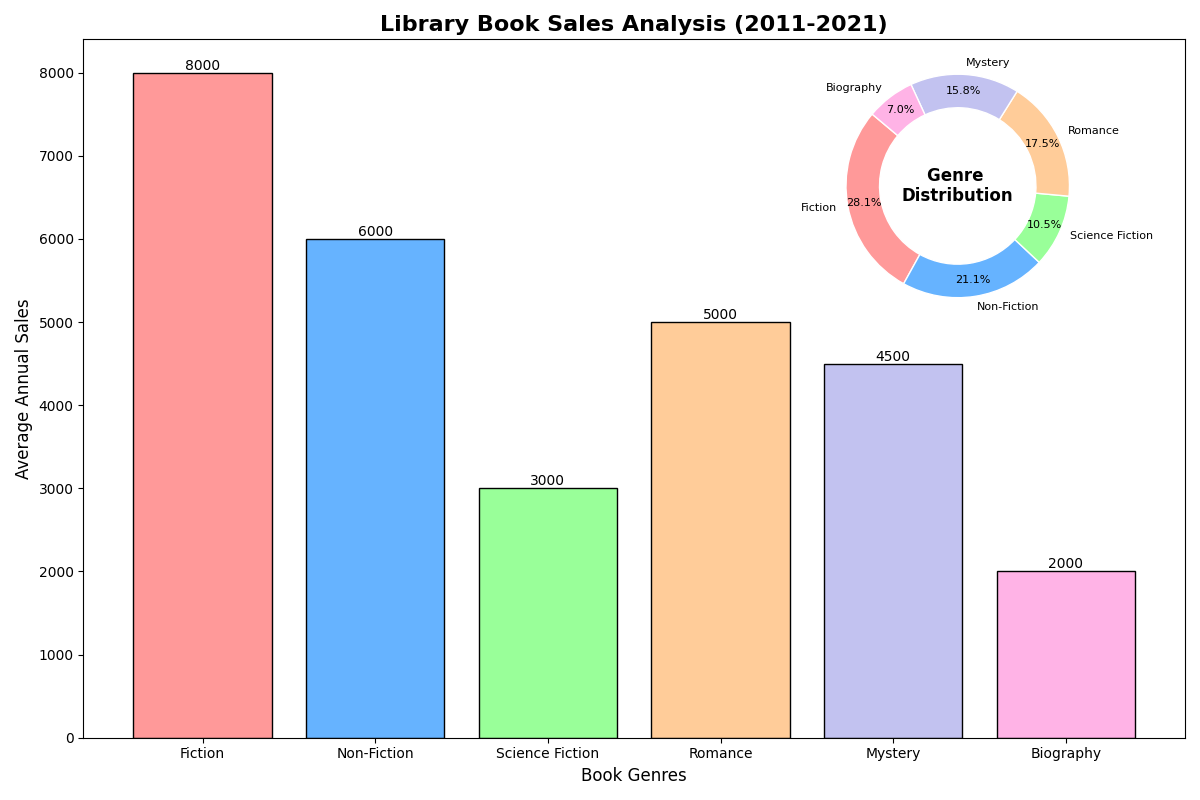

This chart was generated by the following Python code:
import matplotlib.pyplot as plt
import numpy as np
from mpl_toolkits.axes_grid1.inset_locator import inset_axes

# Data
genres = ['Fiction', 'Non-Fiction', 'Science Fiction', 'Romance', 'Mystery', 'Biography']
average_annual_sales = np.array([8000, 6000, 3000, 5000, 4500, 2000])
total_sales = np.sum(average_annual_sales)
percentage_sales = (average_annual_sales / total_sales) * 100

# Colors for genres
colors = ['#ff9999','#66b3ff','#99ff99','#ffcc99','#c2c2f0', '#ffb3e6']

# Create a figure with bar chart
fig, ax = plt.subplots(figsize=(12, 8))

# Bar Chart
bars = ax.bar(genres, average_annual_sales, color=colors, edgecolor='black')

# Title and Labels
ax.set_title('Library Book Sales Analysis (2011-2021)', fontsize=16, fontweight='bold')
ax.set_xlabel('Book Genres', fontsize=12)
ax.set_ylabel('Average Annual Sales', fontsize=12)

# Display sales values on top of the bars
for bar, sales in zip(bars, average_annual_sales):
    height = bar.get_height()
    ax.text(bar.get_x() + bar.get_width() / 2, height, f'{sales}', 
            ha='center', va='bottom', fontsize=10, color='black')

# Inset Donut Chart
ax_inset = inset_axes(ax, width="40%", height="40%", loc="upper right")

# Donut Chart
ax_inset.pie(percentage_sales, labels=genres, autopct='%1.1f%%', startangle=140, colors=colors, pctdistance=0.85,
             wedgeprops=dict(width=0.3, edgecolor='w'), textprops={'color': 'black', 'fontsize': 8})

# Center text
ax_inset.text(0, 0, 'Genre \nDistribution', 
              horizontalalignment='center', verticalalignment='center', 
              fontsize=12, fontweight='bold')

# Remove axes from pie chart
ax_inset.axis('off')

# Adjust layout
plt.tight_layout()

# Display the plot
plt.show()
